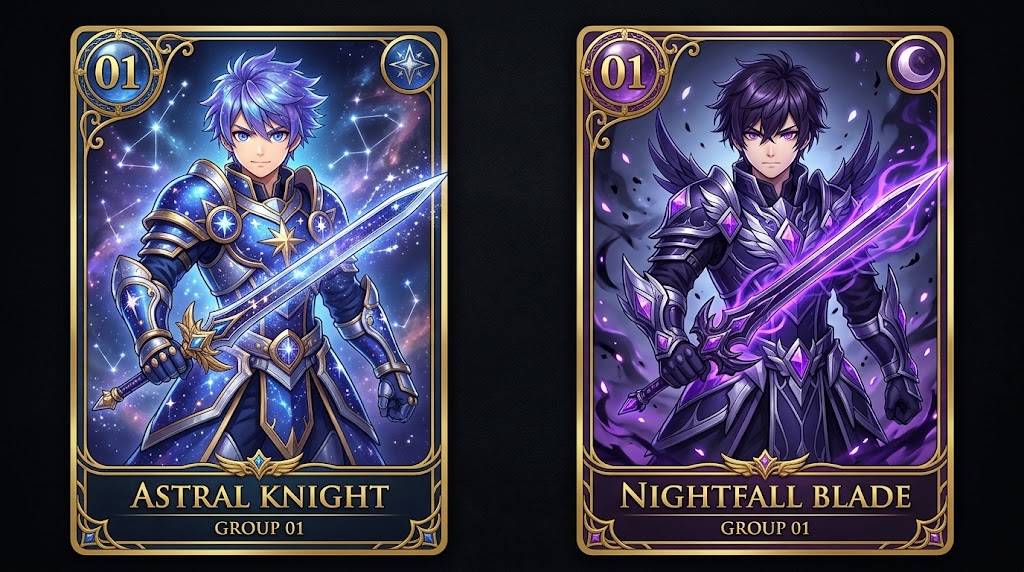
#> input picture rpg/sheet_m1_A.jpg, 1024 x 572 px
$ python _crop_newm.py
#> lines starting #> are read from the running program, lines starting #| are printed output that depends on the picture
# rpg/_crop_newm.py — 2026-10-24 第二十三次：老師上傳的 3 張男戰士新圖（每張 2 人、左上角 01 ＝ ★ 基本）切成 rpg/newm/A1～C2.jpg（寬 300px）
# 用法：python3 -I rpg/_crop_newm.py。框照金框量的。⚠ 老師規則：放哪一個號碼、哪一個等級 ➜ 老師同意以後才複製進 rpg/chars/（APPROVED 改 True）
import os, shutil
from PIL import Image
D = os.path.dirname(os.path.abspath(__file__))
SHEETS = [('sheet_m1_A.jpg', 'A', [(70,26,448,556),(577,26,955,556)]),
          ('sheet_m1_B.jpg', 'B', [(6,6,504,567),(520,6,1018,567)]),
          ('sheet_m1_C.jpg', 'C', [(6,6,504,567),(520,6,1018,567)])]
os.makedirs(os.path.join(D, 'newm'), exist_ok=True)
for sh, k, boxes in SHEETS:
  im = Image.open(os.path.join(D, sh)).convert('RGB')
#> im is the input picture: PIL image 1024x572 RGB; mean R, G, B 63.5, 59, 82.4
  for i, b in enumerate(boxes):
    c = im.crop(b); w = 300; h = round(c.height * w / c.width)
    c.resize((w, h), Image.LANCZOS).save(os.path.join(D, 'newm', '%s%d.jpg' % (k, i + 1)), quality=88)
#> this loop made 2 passes
#> pass 1, `c = im.crop(b)`:
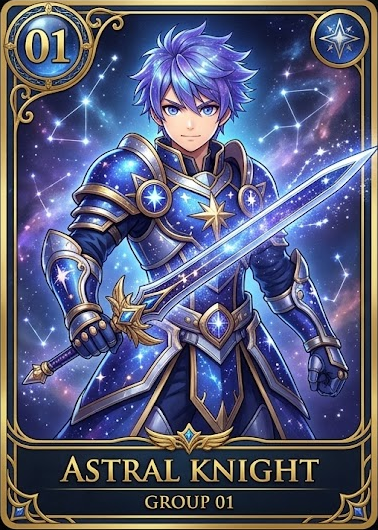
#> c: PIL image 378x530 RGB; mean R, G, B 88.5, 91.8, 120.4
#> pass 1, `c.resize((w, h), Image.LANCZOS).save(os.path.join(D, 'newm', '%s%d.jpg..`:
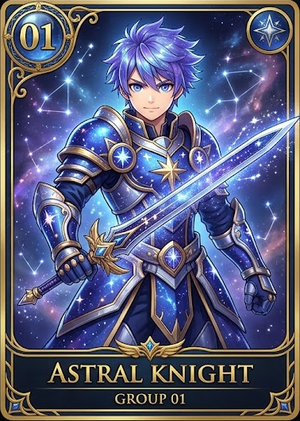
#> saved as A1.jpg: PIL image 300x421 RGB; mean R, G, B 88.5, 91.8, 120.4
#> pass 2, `c = im.crop(b)`:
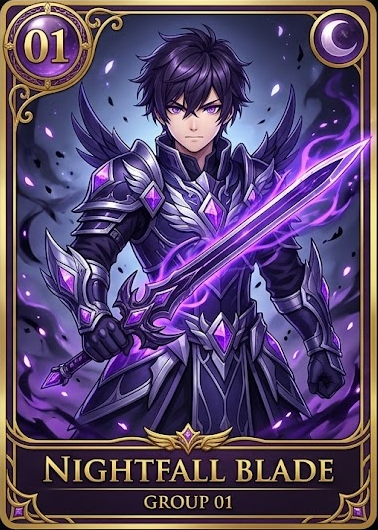
#> c: PIL image 378x530 RGB; mean R, G, B 88.2, 70.6, 106.7
#> pass 2, `c.resize((w, h), Image.LANCZOS).save(os.path.join(D, 'newm', '%s%d.jpg..`:
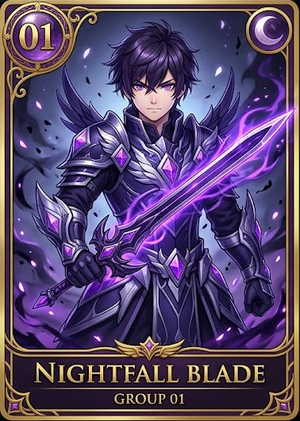
#> saved as A2.jpg: PIL image 300x421 RGB; mean R, G, B 88.2, 70.7, 106.7
#> pass 2 of the loop `for sh, k, boxes in SHEETS:`:
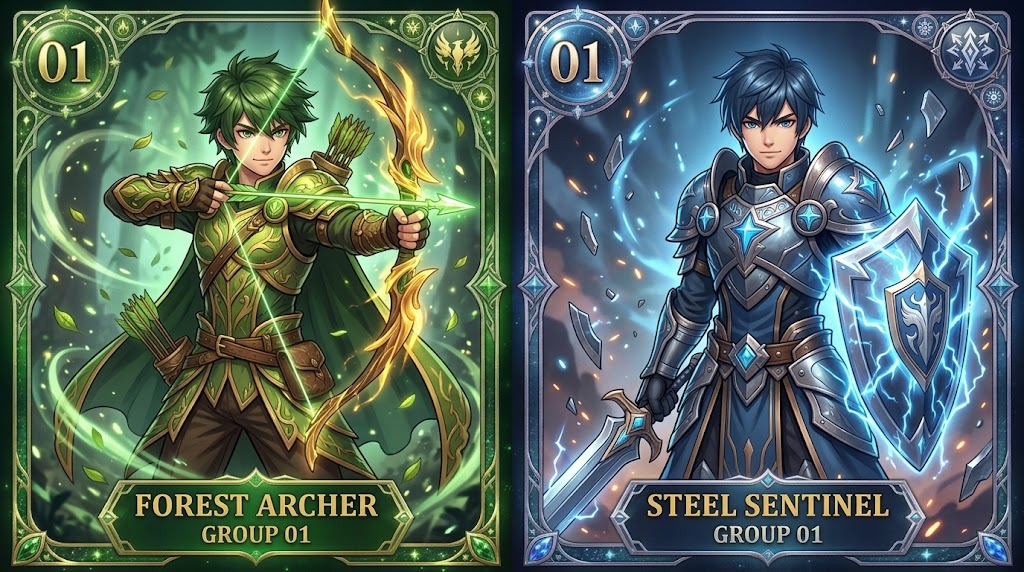
#> input picture rpg/sheet_m1_B.jpg, 1024 x 572 px
#> im is the input picture: PIL image 1024x572 RGB; mean R, G, B 84.5, 104.1, 96.4
#> the loop `for i, b in enumerate(boxes):` made 2 passes
#> pass 1, `c.resize((w, h), Image.LANCZOS).save(os.path.join(D, 'newm', '%s%d.jpg..`:
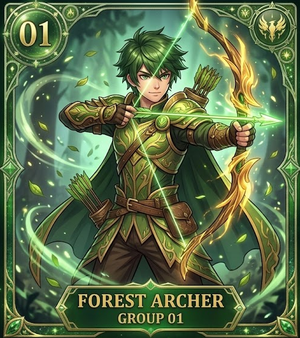
#> saved as B1.jpg: PIL image 300x338 RGB; mean R, G, B 92.3, 112.2, 74.5
#> pass 2, `c.resize((w, h), Image.LANCZOS).save(os.path.join(D, 'newm', '%s%d.jpg..`:
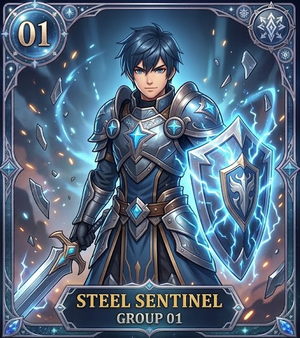
#> saved as B2.jpg: PIL image 300x338 RGB; mean R, G, B 83.4, 103, 124.2
#> pass 3 of the loop `for sh, k, boxes in SHEETS:`:
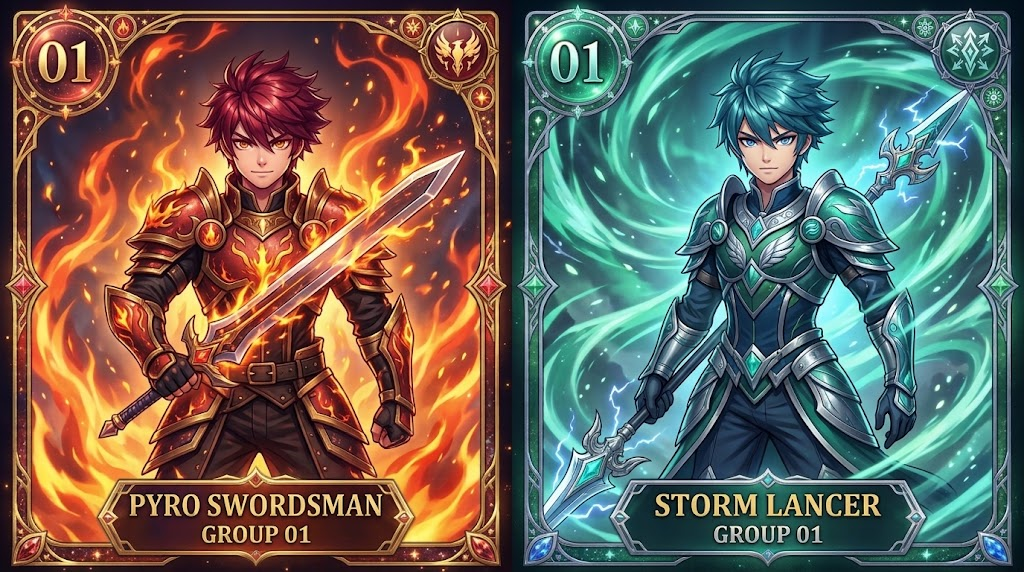
#> input picture rpg/sheet_m1_C.jpg, 1024 x 572 px
#> im is the input picture: PIL image 1024x572 RGB; mean R, G, B 106.1, 100.6, 90.4
#> the loop `for i, b in enumerate(boxes):` made 2 passes
#> pass 1, `c.resize((w, h), Image.LANCZOS).save(os.path.join(D, 'newm', '%s%d.jpg..`:
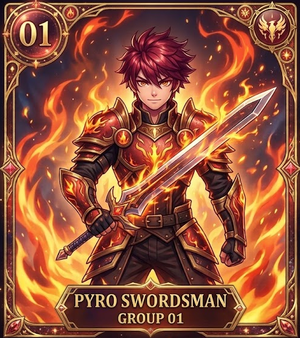
#> saved as C1.jpg: PIL image 300x338 RGB; mean R, G, B 146.8, 84.2, 58.9
#> pass 2, `c.resize((w, h), Image.LANCZOS).save(os.path.join(D, 'newm', '%s%d.jpg..`:
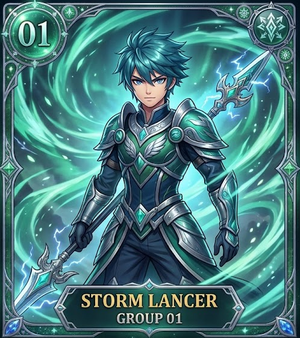
#> saved as C2.jpg: PIL image 300x338 RGB; mean R, G, B 73.4, 124.2, 127.5
# 建議的位置（listen/2026-10-24_C27/）：男 31～36 ★ 基本 ＝ A1 A2 B1 B2 C1 C2
APPROVED = True   # 老師 2026-10-24 同意（對話裡選擇題）
if APPROVED:
  for n, k in enumerate(['A1', 'A2', 'B1', 'B2', 'C1', 'C2']):
    shutil.copy(os.path.join(D, 'newm', k + '.jpg'), os.path.join(D, 'chars', 'b%02d.jpg' % (31 + n)))
print('ok')
